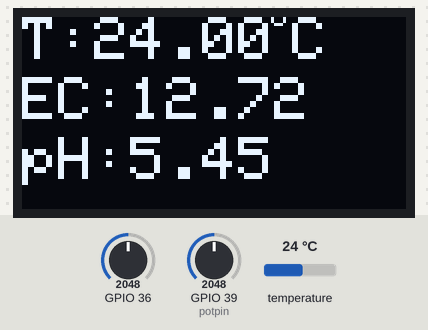
Bench run of a sketch on a simulated ESP32. Shown: 128×64 one-colour display. The inputs (shaded band) are chosen by the test bench; at power-on: temperature 24 °C, GPIO 36 = 2048, GPIO 39 (potpin) = 2048. WiFi joins after 1.5 s; servers stay silent unless stated; EEPROM starts erased; what the sketch prints to the serial monitor is not drawn.

Above: at 5.0 s.
5.1 s: temperature set to 12 °C
At 7.4 s:
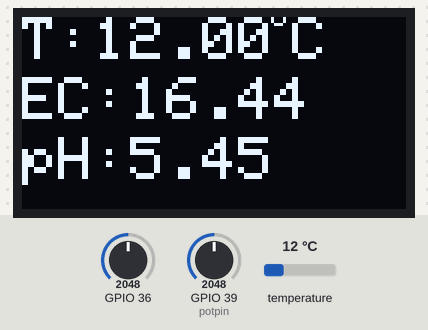
8.5 s: GPIO 36 set to 2866
At 10.2 s:
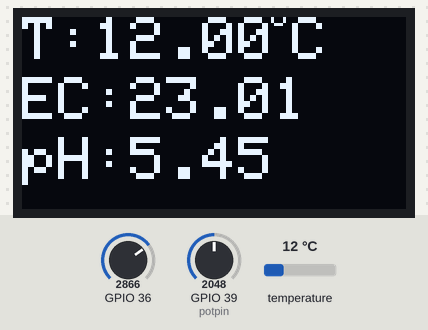
11.1 s: GPIO 39 (potpin) set to 2866
At 13.1 s:
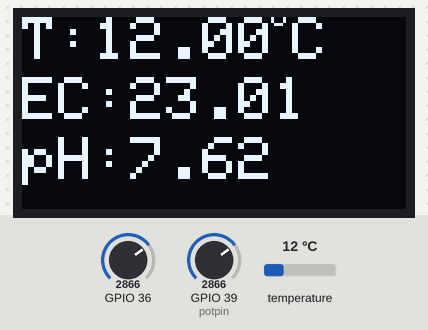
13.7 s: temperature set to 19 °C
At 15.9 s:
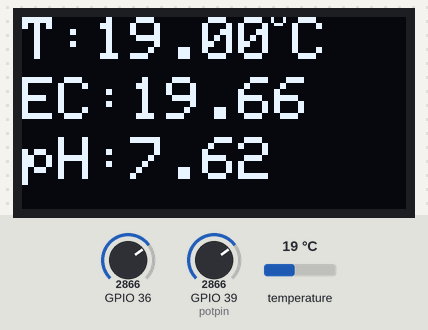
16.3 s: GPIO 36 set to 3603
At 18.5 s:
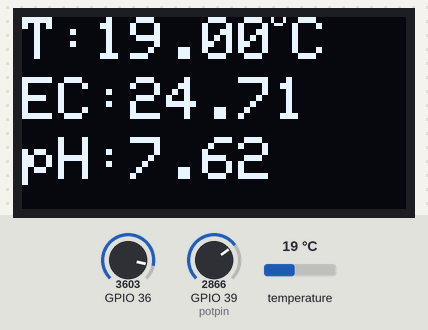
18.8 s: GPIO 39 (potpin) set to 3603
At 20.5 s:
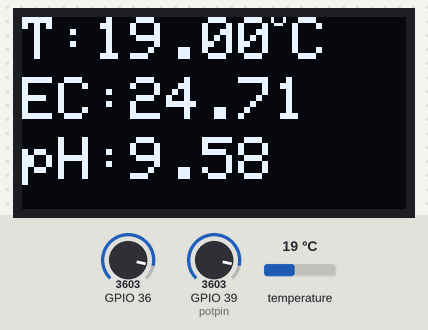
Timing chart, 0 to 22.0 s (numbered marks = the images above; inputs shaded):
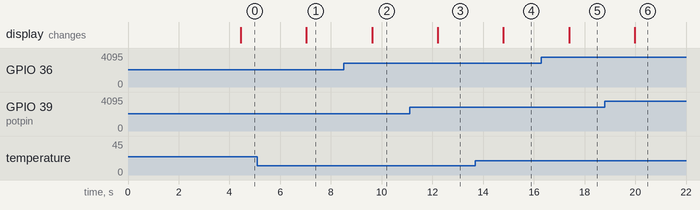

Measured:
- after the input at 5.1 s, the display: changes after 1.9 s (image 1)
- after the input at 8.5 s, the display: changes after 1.1 s (image 2)
- after the input at 11.1 s, the display: changes after 1.1 s (image 3)
- after the input at 13.7 s, the display: changes after 1.1 s (image 4)
- after the input at 16.3 s, the display: changes after 1.1 s (image 5)
- after the input at 18.8 s, the display: changes after 1.2 s (image 6)

The sketch:

sketch_feb17a.ino
```cpp
#include <Arduino.h>  //basic function for arduino
#include <Wire.h> //allows communication with I2C devices; I2C has two lines SCL and SDA, SCL is used for clock and SDA is used for data.
#include <EEPROM.h> //provides functions to read and write to the EEPROM (Electrically Erasable Programmable Read-Only Memory)
#include <WiFi.h> //enables Wi-Fi connectivity
#include <OneWire.h>
#include <DallasTemperature.h> // typically used to interface with OneWire temperature sensors, such as the DS18B20
#include <Adafruit_ADS1X15.h>  //supports the ADS1015 and ADS1115 analog-to-digital converters (ADCs) from Adafruit.
#include <DFRobot_ESP_EC.h> // used for interfacing with electrical conductivity (EC) sensors
#include <Adafruit_GFX.h>
#include <Adafruit_SSD1306.h> //support OLED displays, such as the SSD1306, and provide graphics functions and text on the display.

#define SCREEN_WIDTH 128 // OLED display width, in pixels
#define SCREEN_HEIGHT 64 // OLED display height, in pixels

// Declaration for an SSD1306 display connected to I2C (SDA, SCL pins)
Adafruit_SSD1306 display(SCREEN_WIDTH, SCREEN_HEIGHT, &Wire, -1);

#define ONE_WIRE_BUS 4                // this is the gpio pin 4 on esp32.
OneWire oneWire(ONE_WIRE_BUS);
DallasTemperature sensors(&oneWire);

DFRobot_ESP_EC ec;
Adafruit_ADS1115 ads;

float voltage, ecValue, pH, Value=0, temperature = 25;
int buf[10],temp;

String apiKey = "QLH883C5C51W5UIJ";     // API key from ThingSpeak

const char *ssid =  "TP-Link_E754";     // wifi ssid and password
const char *pass =  "78222908";
const char* server = "api.thingspeak.com";
const int potpin = A3;

WiFiClient client;


void setup()
{
  Serial.begin(115200);   //Begins serial communication at a baud rate of 115200 for debugging.
  EEPROM.begin(32);//nitializes the EEPROM to store calibration data.
  pinMode(potpin,INPUT);
  ec.begin();
  sensors.begin();
  if (!display.begin(SSD1306_SWITCHCAPVCC, 0x3C)) { //specifies the I2C address of the display
    Serial.println(F("SSD1306 allocation failed"));
    for (;;);   //infinite loop
  }
  delay(2000);
  display.clearDisplay();

  Serial.println("Connecting to ");
  Serial.println(ssid);


  WiFi.begin(ssid, pass);

  while (WiFi.status() != WL_CONNECTED)
  {
    delay(500);
    Serial.print(".");
  }
  Serial.println("");
  Serial.println("WiFi connected");
}
 void loop()
{
  voltage = analogRead(A0); // VP in esp32 is the gpio 36
  sensors.requestTemperatures();
  temperature = sensors.getTempCByIndex(0);  // read temperature sensor to execute temperature compensation
  ecValue = ec.readEC(voltage, temperature); // convert voltage to EC with temperature compensation

 for(int i=0;i<10;i++)       //Get 10 sample value from the sensor for smooth the value
  {
    buf[i]=analogRead(potpin);
    delay(10);
  }
  for(int i=0;i<9;i++)        //sort the analog from small to large
  {
    for(int j=i+1;j<10;j++)
    {
      if(buf[i]>buf[j])
      {
        temp=buf[i];
        buf[i]=buf[j];
        buf[j]=temp;
      }
    }
  }

  Value=0;
  for(int i=2;i<8;i++)                      //take the average value of 6 center sample
    Value+=buf[i];
  float phValue=(float)Value*3.3/4095/6; //convert the analog into millivolt
  phValue=3.3*phValue;


  Serial.print("Temperature:");
  Serial.print(temperature, 2);
  Serial.println("ºC");

  Serial.print("EC:");
  Serial.println(ecValue, 2);

  Serial.print("pH:");
  Serial.println(phValue, 2);

  display.setTextSize(2);
  display.setTextColor(WHITE);

  display.setCursor(0, 0);
  display.print("T:");
  display.print(temperature, 2);
  display.drawCircle(85, 0, 2, WHITE); // put degree symbol ( ° )
  display.setCursor(90, 0);
  display.print("C");

  display.setCursor(0, 20);
  display.print("EC:");
  display.print(ecValue, 2);

  display.setCursor(0, 40);
  display.print("pH:");
  display.print(phValue, 2);
  display.display();
  delay(500);
  display.clearDisplay();


  ec.calibration(voltage, temperature); // calibration process

  if (client.connect(server, 80))  //   api.thingspeak.com
  {

    String postStr = apiKey;
    postStr += "&field1=";
    postStr += String(temperature, 2);
    postStr += "&field2=";
    postStr += String(ecValue, 2);
    postStr += "&field3=";
    postStr += String(phValue, 2);
    postStr += "\r\n\r\n\r\n";
    delay(500);

    client.print("POST /update HTTP/1.1\n");
    client.print("Host: api.thingspeak.com\n");
    client.print("Connection: close\n");
    client.print("X-THINGSPEAKAPIKEY: " + apiKey + "\n");
    client.print("Content-Type: application/x-www-form-urlencoded\n");
    client.print("Content-Length: ");
    client.print(postStr.length());
    client.print("\n\n\n");
    client.print(postStr);
    delay(500);
  }
  client.stop();
}
```
